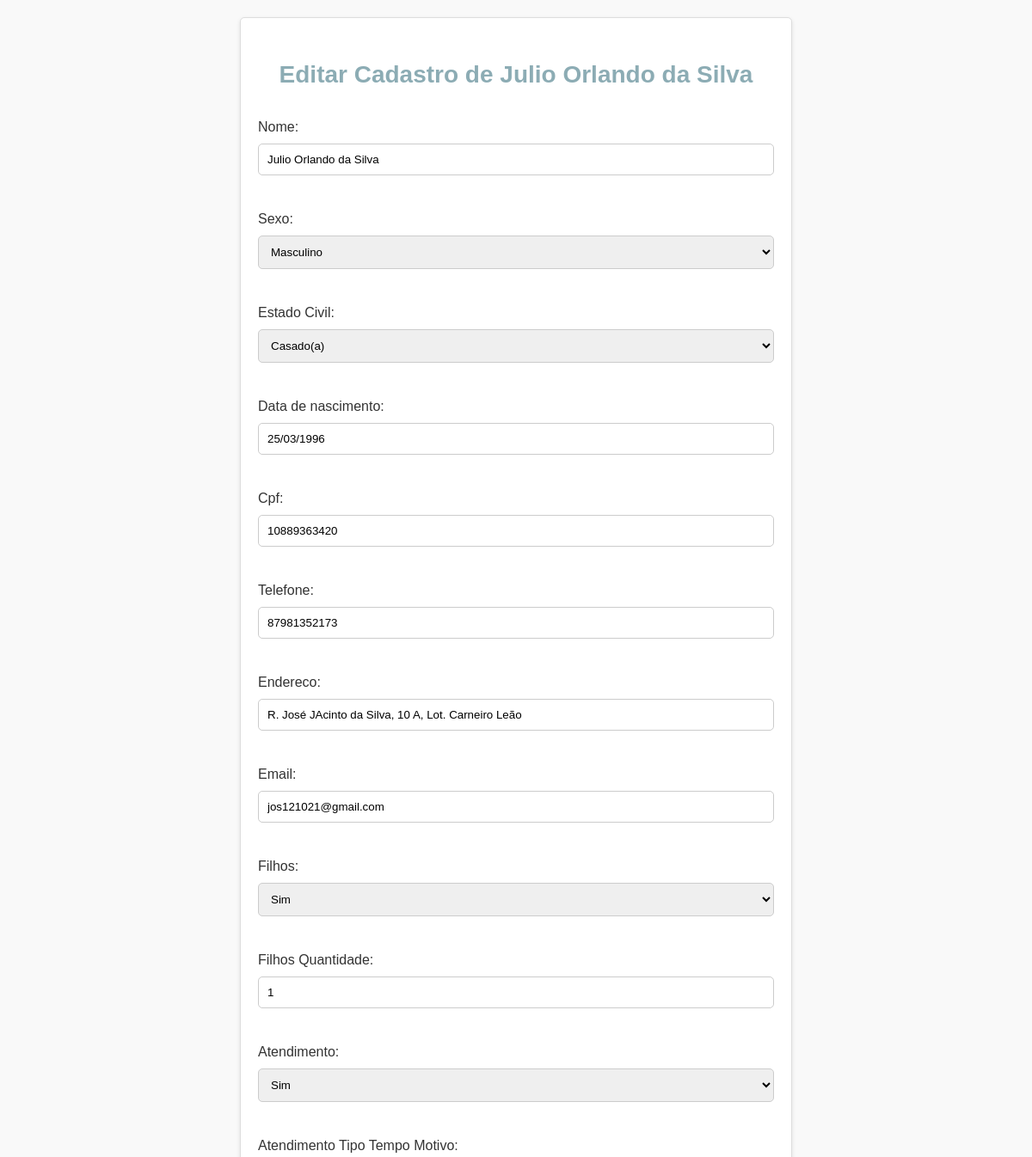
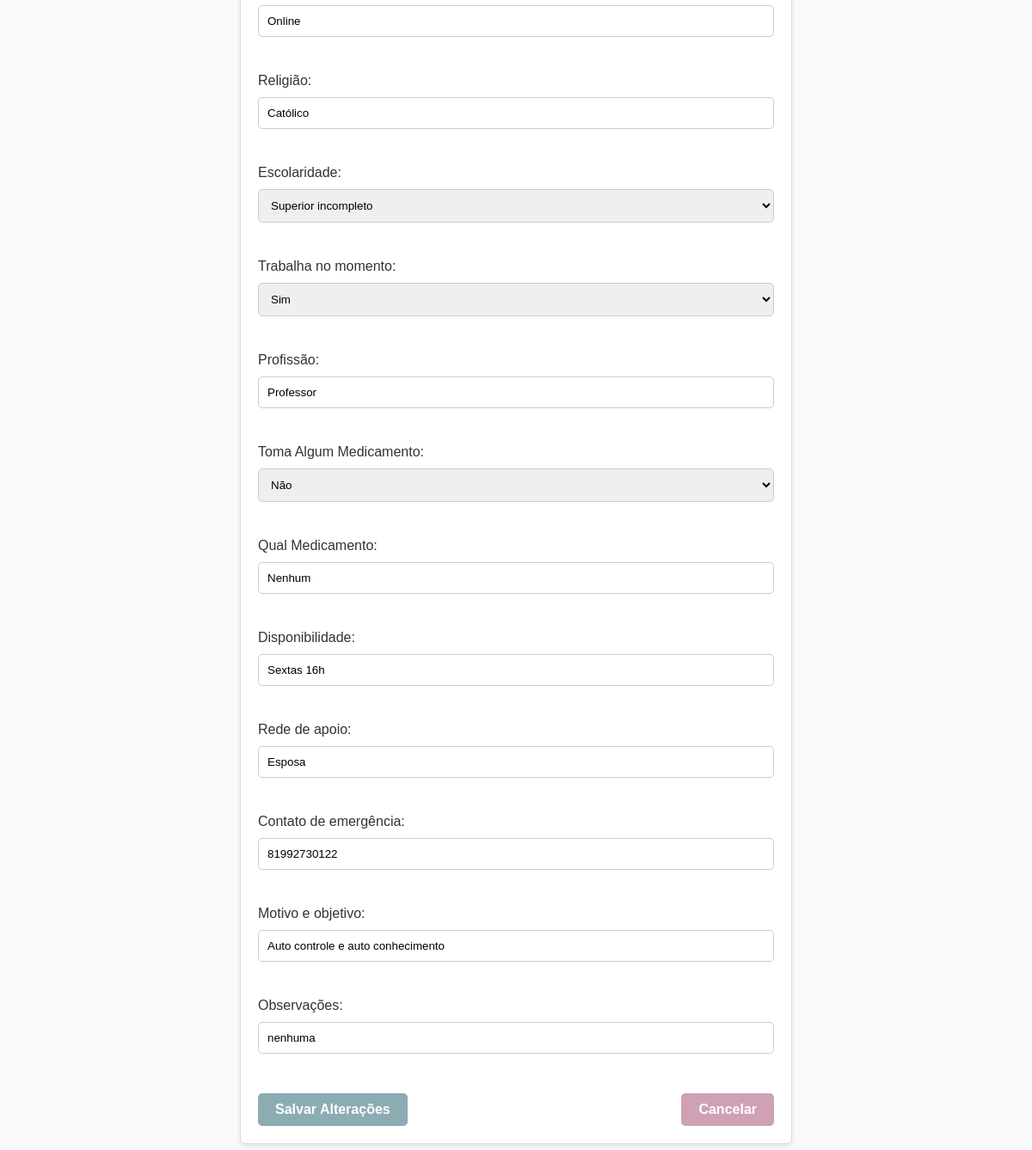
Screenshot of /pacientes/pacientes/editar/24/ (signed in) with the database file from the repository (2 pictures, top to bottom).
### pacientes/models.py (models this page shows, shortened)
class Paciente(models.Model):
    usuario = models.ForeignKey(User, on_delete=models.CASCADE)  # Vincula ao usuário
    nome = models.CharField(max_length=100)
    telefone = models.CharField(max_length=15)
    endereco = models.CharField(max_length=255)
    data_de_nascimento = models.DateField(null=True, blank=True)
    cpf = models.CharField(max_length=11, unique=True)
    sexo = models.CharField(max_length=10, choices=[('Masc', 'Masculino'), ('Fem', 'Feminino'), ('O', 'Outro')])
    email = models.EmailField()
    estado_Civil = models.CharField(max_length=255, choices=[('Não Informado', 'Não Informado'), ('Casado(a)', 'Casado(a)'), ('Solteiro(a)', 'Solteiro(a)'), ('Divorciado(a)', 'Divorciado(a)'), ('Viúvo(a)', 'Viúvo(a)')])
    filhos = models.CharField(max_length=10, choices=[('Sim', 'Sim'), ('Não', 'Não')])
    filhos_Quantidade = models.CharField(max_length=10)
    atendimento= models.CharField(max_length=10, choices=[('Sim', 'Sim'), ('Não', 'Não')])
    atendimento_Tipo_Tempo_Motivo = models.CharField(max_length=500)
    religião = models.CharField(max_length=20)
    escolaridade = models.CharField(max_length=255, choices=[('Fundamental', 'Fundamental'), ('Médio', 'Médio'), ('Superior Completo', 'Superior Completo'), ('Superior incompleto', 'Superior incompleto'), ('Pós-Grauação', 'Pós-Graduação'), ('Mestrado', 'Mestrado'), ('Dotourado', 'Dotourado')])
    trabalha_no_momento = models.CharField(max_length=10, choices=[('Sim', 'Sim'), ('Não', 'Não')])
    profissão = models.CharField(max_length=50)
    toma_Algum_Medicamento =models.CharField(max_length=10, choices=[('Sim', 'Sim'), ('Não', 'Não')])
    qual_Medicamento =  models.CharField(max_length=100)
    Disponibilidade = models.CharField(max_length=100)
    rede_de_apoio = models.CharField(max_length=255)
    contato_de_emergência = models.CharField(max_length=100)
    motivo_e_objetivo = models.CharField(max_length=500)
    observações = models.CharField(max_length=1000)

### pacientes/views.py (the view)
# urls.py: path('pacientes/editar/<int:paciente_id>/', editar_paciente, name='editar_paciente'),  # URL para edição
@login_required
def editar_paciente(request, paciente_id):
    paciente = get_object_or_404(Paciente, id=paciente_id)  # Busca o paciente pelo ID ou retorna erro 404
    if request.method == 'POST':
        form = PacienteForm(request.POST, instance=paciente)  # Atualiza o objeto com novos dados
        if form.is_valid():
            form.save()
            return redirect('listar_pacientes')  # Redireciona para a lista de pacientes após a atualização
    else:
        form = PacienteForm(instance=paciente)  # Exibe o formulário com os dados atuais do paciente
    return render(request, 'pacientes/editar_paciente.html', {'form': form, 'paciente': paciente})

### pacientes/forms.py
class PacienteForm(forms.ModelForm):
    class Meta:
        model = Paciente
        fields = ['nome', 'sexo', 'estado_Civil', 'data_de_nascimento', 'cpf', 'telefone', 'endereco', 'email', 'filhos', 'filhos_Quantidade', 'atendimento', 'atendimento_Tipo_Tempo_Motivo', 'religião', 'escolaridade', 'trabalha_no_momento', 'profissão', 'toma_Algum_Medicamento', 'qual_Medicamento', 'Disponibilidade', 'rede_de_apoio', 'contato_de_emergência', 'motivo_e_objetivo', 'observações' ]

### pacientes/templates/pacientes/editar_paciente.html (shortened to what this page needs)
<!DOCTYPE html>
<html lang="pt-br">
<head>
    {% load static %}
    <link rel="stylesheet" href="{% static 'css/styles.css' %}">
</head>
<body>
    <div class="container">
        <h2>Editar Cadastro de {{ paciente.nome }}</h2>
        <form method="post" class="form-edit">
            {{ form.as_p }}
            <div class="button-group">
                <button type="submit" class="btn-save">Salvar Alterações</button>
                <a href="{% url 'listar_pacientes' %}" class="btn-cancel">Cancelar</a>
            </div>
        </form>
    </div>
</body>
</html>

### static/css/styles.css (style rules this page uses)
h2 { text-align: center; color: #333; font-size: 28px; margin-top: 30px; }
body { font-family: Arial, sans-serif; background-color: #f9f9f9; color: #333; padding: 20px; margin: 0; }
.container { max-width: 600px; margin: 0 auto; padding: 20px; background-color: #fff; border: 1px solid #ddd; border-radius: 5px; box-shadow: 0 2px 5px rgba(0, 0, 0, 0.1); }
h2 { text-align: center; color: #8cacb4; font-weight: bold; margin-bottom: 20px; }
.form-edit { display: flex; flex-direction: column; }
.button-group { display: flex; justify-content: space-between; margin-top: 20px; }
.btn-save, .btn-cancel { padding: 10px 20px; border: none; border-radius: 5px; cursor: pointer; font-size: 16px; font-weight: bold; transition: background-color 0.3s; text-align: center; }
.btn-save { background-color: #8cacb4; color: #fff; }
.btn-cancel { background-color: #d0a0b4; color: #fff; text-decoration: none; display: inline-block; text-align: center; }
.form-edit input[type="text"], .form-edit input[type="email"], .form-edit input[type="date"], .form-edit select { width: 100%; padding: 10px; margin: 10px 0; border: 1px solid #ccc; border-radius: 5px; box-sizing: border-box; }

### rows the page displays
Paciente: nome "Julio Orlando da Silva", sexo "Masculino", estado_Civil "Casado(a)", data_de_nascimento "25/03/1996", cpf "10889363420", telefone "87981352173", endereco "R. José JAcinto da Silva, 10 A, Lot. Carneiro Leão", email "jos121021@gmail.com", filhos "Sim", filhos_Quantidade "1", atendimento "Sim", atendimento_Tipo_Tempo_Motivo "Online", religião "Católico", escolaridade "Superior incompleto", trabalha_no_momento "Sim", profissão "Professor", toma_Algum_Medicamento "Não", qual_Medicamento "Nenhum", Disponibilidade "Sextas 16h", rede_de_apoio "Esposa", contato_de_emergência "81992730122", motivo_e_objetivo "Auto controle e auto conhecimento", observações "nenhuma"
